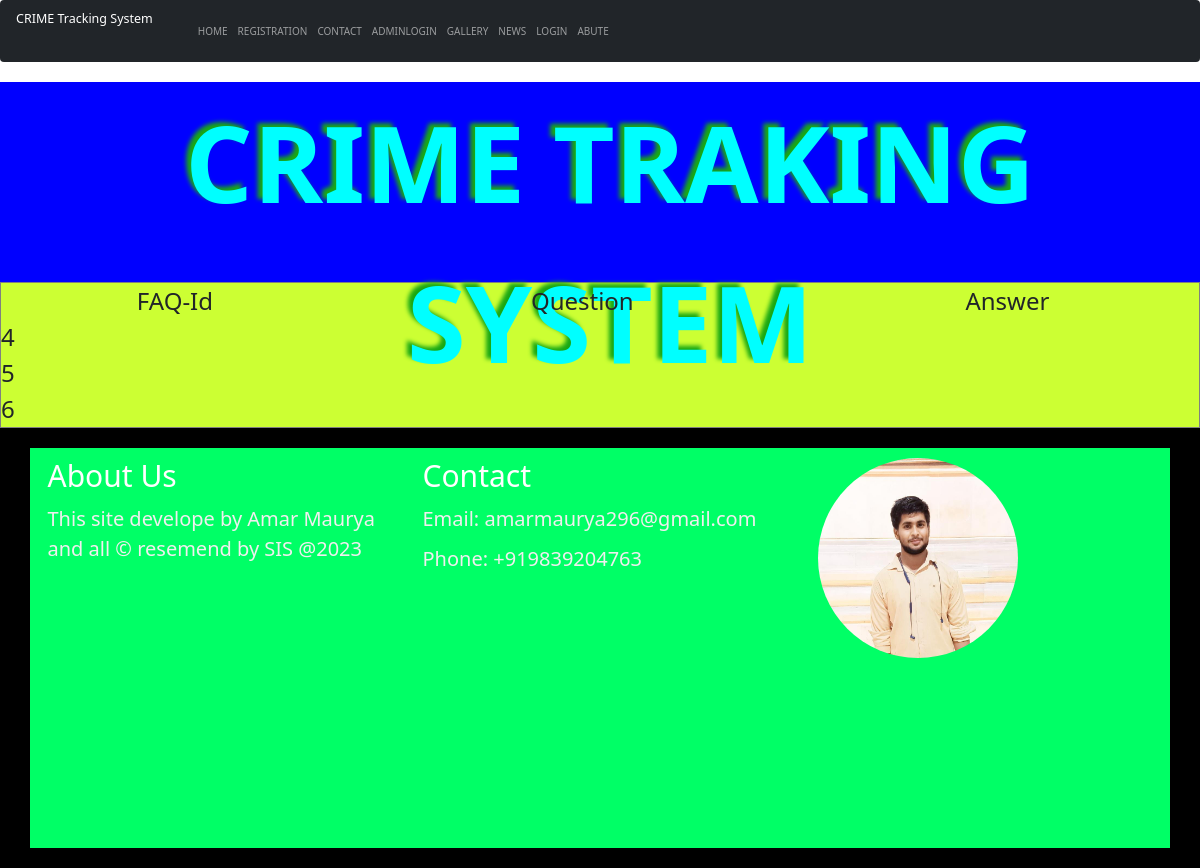
/FAQ.php, run on the app's committed database.
### tables this page shows
CREATE TABLE IF NOT EXISTS `faq` (
  `faq_id` int(50) NOT NULL AUTO_INCREMENT,
  `question` varchar(255) NOT NULL,
  `answer` varchar(255) NOT NULL,
  PRIMARY KEY (`faq_id`)
);

### FAQ.php (the view, shortened to what this page needs)
<!DOCTYPE html PUBLIC "-//W3C//DTD XHTML 1.0 Transitional//EN" "http://www.w3.org/TR/xhtml1/DTD/xhtml1-transitional.dtd">
<html xmlns="http://www.w3.org/1999/xhtml">
<head>
<link href="Design/bootstrap-3.3.7-dist/css/bootstrap.min.css" rel="stylesheet" type="text/css"/>
</head>
<body>
<div><?php include('header.php');?></div>
<div>
<table width="100%" border="1" cellspacing="0" style="background-color:#CCFF33; font-size:x-large;">
  <tr>
    <td width=""><div align="center">FAQ-Id </div></td>
    <td width=""><div align="center">Question</div></td>
    <td width=""><div align="center">Answer</div></td>
  </tr>
  <?php
  $r=mysql_query("select * from faq");
  while($a=mysql_fetch_array($r))
  {
  echo "<tr>
  <td>$a[0]</td>
  <td>$a[1]</td>
  <td>$a[2]</td>
  </tr>";
  }
  ?>
</table>
</div>
<div><?php include('footer.php');?></div>
</body>
</html>

### data on the page
faq: faq_id "4"
faq: faq_id "5"
faq: faq_id "6"
